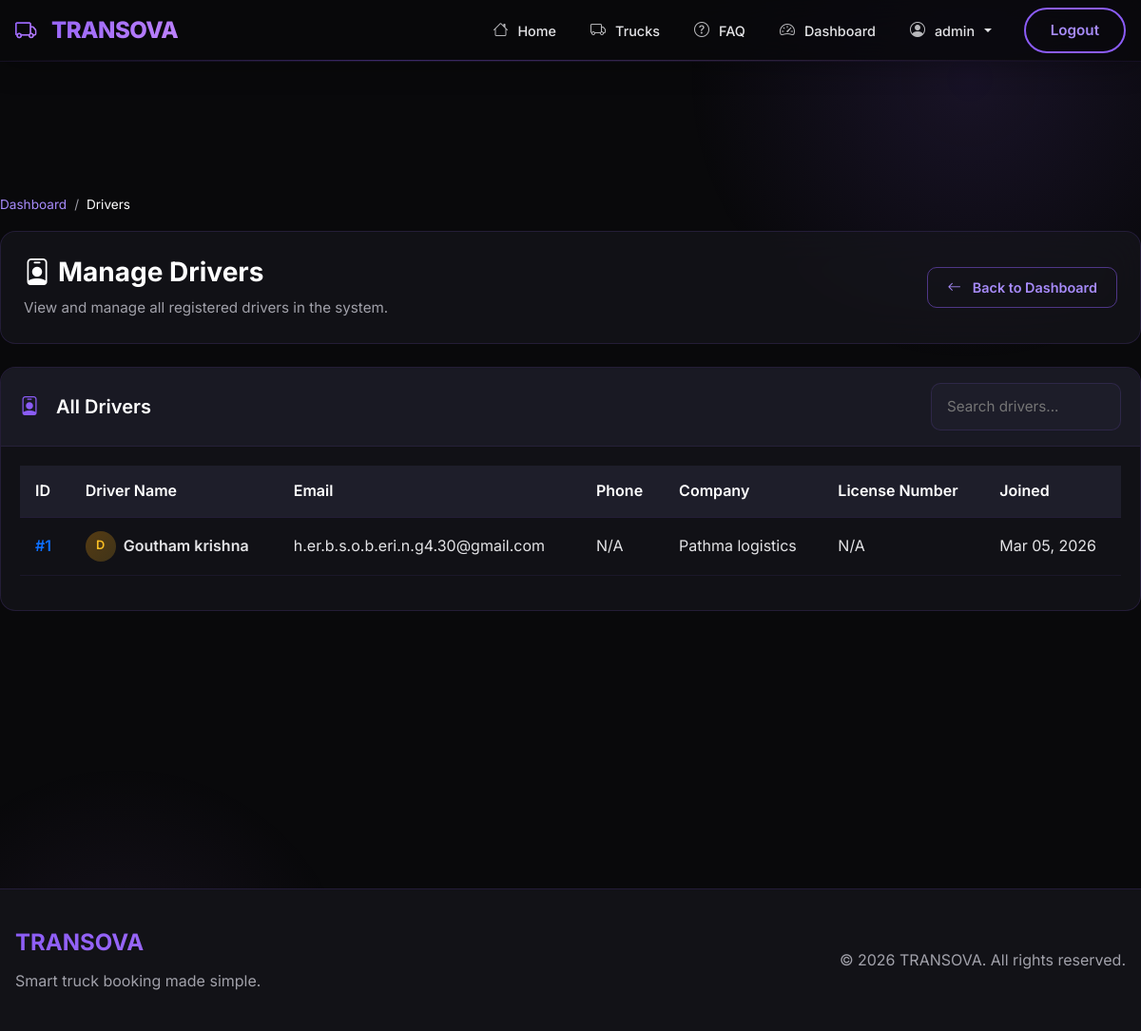
Page /bookings/admin/drivers/ (signed in) on the committed database.
### accounts/models.py (models this page shows, shortened)
class User(AbstractUser):
    ROLE_ADMIN = "ADMIN"
    ROLE_COMPANY = "COMPANY"
    ROLE_CUSTOMER = "CUSTOMER"
    ROLE_DRIVER = "DRIVER"
    ROLE_CHOICES = (
        (ROLE_ADMIN, "Admin"),
        (ROLE_COMPANY, "Company"),
        (ROLE_CUSTOMER, "Customer"),
        (ROLE_DRIVER, "Driver"),
    )
    role = models.CharField(max_length=20, choices=ROLE_CHOICES, default=ROLE_CUSTOMER)
    phone = models.CharField(max_length=20, blank=True)
    address = models.TextField(blank=True)
    profile_picture = models.ImageField(
        upload_to="profile_pics/", blank=True, null=True
    )
    date_of_birth = models.DateField(null=True, blank=True)
    gender = models.CharField(
        max_length=10,
        choices=[
            ("male", "Male"),
            ("female", "Female"),
            ("other", "Other"),
        ],
        blank=True,
    )
    groups = models.ManyToManyField(
        "auth.Group",
        verbose_name="groups",
        blank=True,
        help_text="The groups this user belongs to.",
        related_name="custom_user_set",
        related_query_name="user",
    )
    user_permissions = models.ManyToManyField(
        "auth.Permission",
        verbose_name="user permissions",
        blank=True,
        help_text="Specific permissions for this user.",
        related_name="custom_user_set",
        related_query_name="user",
    )

### fleet/models.py (models this page shows, shortened)
class Driver(models.Model):
    user = models.OneToOneField(
        settings.AUTH_USER_MODEL,
        on_delete=models.CASCADE,
        related_name="driver_profile",
        null=True,
        blank=True,
        db_index=True,  # Index for user lookup
    )
    company = models.ForeignKey(
        Company,
        on_delete=models.CASCADE,
        related_name="drivers",
        db_index=True,  # Index for company-specific queries
    )
    license_number = models.CharField(max_length=50, blank=True)
    license_expiry = models.DateField(null=True, blank=True)
    phone = models.CharField(max_length=20, blank=True)
    address = models.TextField(blank=True)
    date_of_birth = models.DateField(null=True, blank=True)
    profile_picture = models.ImageField(
        upload_to="driver_photos/", blank=True, null=True
    )
    experience_years = models.IntegerField(default=0)
    is_available = models.BooleanField(default=True, db_index=True)
    assigned_truck = models.ForeignKey(
        "Truck",
        on_delete=models.SET_NULL,
        null=True,
        blank=True,
        related_name="assigned_drivers",
    )
    created_at = models.DateTimeField(auto_now_add=True, null=True, blank=True)
    updated_at = models.DateTimeField(auto_now=True, null=True, blank=True)
    class Meta:
        ordering = ["-created_at"]

class Company(models.Model):
    user = models.OneToOneField(
        settings.AUTH_USER_MODEL,
        on_delete=models.CASCADE,
        related_name="company_profile",
    )
    company_name = models.CharField(max_length=255)
    trade_license = models.CharField(max_length=100, blank=True)
    phone = models.CharField(max_length=20, blank=True)
    address = models.TextField(blank=True)
    logo = models.ImageField(upload_to="company_logos/", blank=True, null=True)
    description = models.TextField(blank=True)
    website = models.URLField(blank=True)
    contact_person = models.CharField(max_length=100, blank=True)
    is_approved = models.BooleanField(default=False, db_index=True)
    created_at = models.DateTimeField(auto_now_add=True, null=True, blank=True)
    updated_at = models.DateTimeField(auto_now=True, null=True, blank=True)
    class Meta:
        ordering = ["-created_at"]
        verbose_name_plural = "Companies"

### bookings/views.py (the view)
# urls.py: path("admin/drivers/", admin_drivers, name="admin_drivers"),
@login_required(login_url="/login/")
def admin_drivers(request):
    if not (
        request.user.is_staff
        or request.user.is_superuser
        or request.user.role == "ADMIN"
    ):
        messages.error(request, "You are not authorized to view this page.")
        return redirect("login")
    drivers = Driver.objects.all().select_related("user", "company")
    return render(request, "bookings/admin_drivers.html", {"drivers": drivers})

### bookings/context_processors.py (called while the page is built)
def pending_companies_count(request):
    try:
        if request.user.is_authenticated and (
            request.user.is_staff
            or request.user.is_superuser
            or request.user.role == "ADMIN"
        ):
            return {
                "pending_companies": Company.objects.filter(is_approved=False).count()
            }
    except:
        pass
    return {"pending_companies": 0}

### bookings/templates/bookings/admin_drivers.html (shortened to what this page needs)
{% extends "bookings/admin_base.html" %}
{% block admin_content %}
<nav class="admin-breadcrumb">
    <a href="{% url 'admin_dashboard' %}">Dashboard</a>
    <span class="separator">/</span>
    <span class="current">Drivers</span>
</nav>
<div class="admin-page-header">
    <div class="row align-items-center">
        <div class="col-md-8">
            <h1 class="admin-page-title">
                <i class="bi bi-person-badge me-2"></i>Manage Drivers
            </h1>
            <p class="admin-page-subtitle">View and manage all registered drivers in the system.</p>
        </div>
        <div class="col-md-4 text-md-end">
            <a href="{% url 'admin_dashboard' %}" class="btn btn-admin btn-admin-outline">
                <i class="bi bi-arrow-left me-1"></i> Back to Dashboard
            </a>
        </div>
    </div>
</div>
<div class="row">
    <div class="col-md-12">
        <div class="admin-card">
            <div class="card-header d-flex justify-content-between align-items-center flex-wrap gap-2">
                <h5><i class="bi bi-person-badge me-2"></i>All Drivers</h5>
                <input type="text" class="form-admin" placeholder="Search drivers..." id="driverSearch" style="width: 200px;">
            </div>
            <div class="card-body table-responsive">
                <table class="table admin-table" id="driversTable">
                    <thead>
                        <tr>
                            <th>ID</th>
                            <th>Driver Name</th>
                            <th>Email</th>
                            <th>Phone</th>
                            <th>Company</th>
                            <th>License Number</th>
                            <th>Joined</th>
                        </tr>
                    </thead>
                    <tbody>
                        {% for driver in drivers %}
                        <tr>
                            <td>
                                <span class="text-primary fw-semibold">#{{ driver.id }}</span>
                            </td>
                            <td>
                                <div class="d-flex align-items-center gap-2">
                                    <div class="user-avatar" style="width: 32px; height: 32px; border-radius: 50%; background: linear-gradient(135deg, rgba(245, 158, 11, 0.3), rgba(251, 191, 36, 0.2)); display: flex; align-items: center; justify-content: center; color: #fbbf24; font-weight: 600; font-size: 0.8rem;">
                                        {{ driver.user.username|make_list|first|upper }}
                                    </div>
                                    <span class="fw-semibold">{{ driver.user.get_full_name|default:driver.user.username }}</span>
                                </div>
                            </td>
                            <td>{{ driver.user.email }}</td>
                            <td>{{ driver.phone|default:"N/A" }}</td>
                            <td>{{ driver.company.company_name|default:"N/A" }}</td>
                            <td>{{ driver.license_number|default:"N/A" }}</td>
                            <td>{{ driver.created_at|date:"M d, Y"|default:"N/A" }}</td>
                        </tr>
                        {% endfor %}
                    </tbody>
                </table>
            </div>
        </div>
    </div>
</div>
{% endblock %}

### bookings/templates/bookings/base.html (shortened to what this page needs)
{% load static %}
<!DOCTYPE html>
<html lang="en">
<head>
    <link href="https://cdn.jsdelivr.net/npm/bootstrap@5.3.3/dist/css/bootstrap.min.css" rel="stylesheet">
    <link href="https://cdn.jsdelivr.net/npm/bootstrap-icons@1.11.3/font/bootstrap-icons.css" rel="stylesheet">
    <link rel="stylesheet" href="https://unpkg.com/leaflet@1.9.4/dist/leaflet.css"/>
    <link rel="stylesheet" href="{% static 'css/theme.css' %}">
</head>
<body>
<nav class="navbar navbar-expand-lg kontrek-navbar fixed-top">
    <div class="container">
        <a class="navbar-brand" href="/">
            <i class="bi bi-truck me-2"></i>TRANSOVA
        </a>
        <div class="collapse navbar-collapse" id="nav">
            <ul class="navbar-nav ms-auto align-items-lg-center">
                <li class="nav-item">
                    <a class="nav-link {% if request.path == '/' %}active{% endif %}" href="/">
                        <i class="bi bi-house me-1"></i> Home
                    </a>
                </li>
                <li class="nav-item">
                    <a class="nav-link {% if '/trucks/' in request.path %}active{% endif %}" href="/trucks/">
                        <i class="bi bi-truck me-1"></i> Trucks
                    </a>
                </li>
                <li class="nav-item">
                    <a class="nav-link {% if '/faq/' in request.path %}active{% endif %}" href="/faq/">
                        <i class="bi bi-question-circle me-1"></i> FAQ
                    </a>
                </li>
                {% if user.is_authenticated %}
                    {% if user.is_staff or user.is_superuser or user.role == 'ADMIN' %}
                    <li class="nav-item">
                        <a class="nav-link" href="/bookings/admin-dashboard/">
                            <i class="bi bi-speedometer2 me-1"></i> Dashboard
                        </a>
                    </li>
                    <li class="nav-item dropdown">
                        <a class="nav-link dropdown-toggle" href="#" role="button" data-bs-toggle="dropdown">
                            <i class="bi bi-person-circle me-1"></i> {{ user.username }}
                        </a>
                    </li>
                    {% elif user.role == 'COMPANY' %}
                    <li class="nav-item"><a class="nav-link" href="/fleet/dashboard/"><i class="bi bi-speedometer2 me-1"></i> Dashboard</a></li>
                    {% else %}
                    <li class="nav-item"><a class="nav-link" href="/dashboard/"><i class="bi bi-speedometer2 me-1"></i> Dashboard</a></li>
                    {% endif %}
                    <li class="nav-item">
                        <a class="kontrek-btn-outline ms-lg-3" href="/logout/">Logout</a>
                    </li>
                {% endif %}
            </ul>
        </div>
    </div>
</nav>
<main class="kontrek-container">
    <div class="toast-container position-fixed top-0 end-0 p-3" style="z-index: 9999;">
    </div>
    {% block content %}{% endblock %}
</main>
<footer class="footer-custom">
    <div class="container">
        <div class="row align-items-center">
            <div class="col-md-6">
                <h5 class="footer-brand">TRANSOVA</h5>
                <p class="text-muted mb-0">Smart truck booking made simple.</p>
            </div>
            <div class="col-md-6 text-md-end">
                <p class="text-muted mb-0">&copy; 2026 TRANSOVA. All rights reserved.</p>
            </div>
        </div>
    </div>
</footer>
</body>
</html>

### static/css/theme.css (style rules this page uses)
:root { --bg-primary: #09090b; --bg-secondary: #121217; --bg-card: #18181f; --bg-tertiary: #222230; --bg-input: rgba(34, 34, 48, 0.6); --accent-primary: #8b5cf6; --accent-secondary: #a78bfa; --accent-success: #22c55e; --accent-warning: #f59e0b; --accent-danger: #ef4444; --accent-info: #3b82f6; --text-primary: #ffffff; --text-secondary: #e4e4e7; --text-muted: #a1a1aa; --border-color: rgba(139, 92, 246, 0.15); --border-light: rgba(139, 92, 246, 0.3); --shadow-card: 0 4px 20px rgba(139, 92, 246, 0.1); --shadow-md: 0 8px 30px rgba(0, 0, 0, 0.25); --shadow-lg: 0 20px 50px rgba(139, 92, 246, 0.2); --radius-sm: 8px; --radius-md: 12px; --radius-lg: 16px; --radius-xl: 24px; --radius-full: 50px; --transition-fast: 0.2s ease; --transition-normal: 0.3s ease; }
*, *::before, *::after { margin: 0; padding: 0; box-sizing: border-box; }
html { scroll-behavior: smooth; }
body { background: var(--bg-primary); color: var(--text-primary); font-family: 'Inter', -apple-system, BlinkMacSystemFont, 'Segoe UI', Roboto, sans-serif; min-height: 100vh; overflow-x: hidden; line-height: 1.6; }
body::before { content: ''; position: fixed; top: -20%; right: -10%; width: 600px; height: 600px; background: radial-gradient(circle, rgba(139, 92, 246, 0.12) 0%, transparent 70%); border-radius: 50%; pointer-events: none; z-index: -1; }
body::after { content: ''; position: fixed; bottom: -20%; left: -10%; width: 500px; height: 500px; background: radial-gradient(circle, rgba(192, 132, 252, 0.08) 0%, transparent 70%); border-radius: 50%; pointer-events: none; z-index: -1; }
h1, h2, h3, h4, h5, h6 { color: var(--text-primary); font-weight: 600; line-height: 1.3; margin-bottom: 0.5em; }
h1 { font-size: clamp(2rem, 4vw, 3rem); font-weight: 700; }
p { color: var(--text-secondary); margin-bottom: 1em; }
a { color: var(--accent-secondary); text-decoration: none; transition: color var(--transition-fast); }
.text-muted { color: var(--text-muted) !important; }
.kontrek-navbar, .navbar-custom, .navbar-futuristic { background: rgba(9, 9, 11, 0.85) !important; backdrop-filter: blur(20px) saturate(180%); -webkit-backdrop-filter: blur(20px) saturate(180%); border-bottom: 1px solid rgba(139, 92, 246, 0.1); padding: 0 0; box-shadow: 0 4px 30px rgba(0, 0, 0, 0.3); }
.navbar { position: relative; padding-top: 8px; padding-bottom: 8px; }
.navbar-brand { font-size: 1.5rem; font-weight: 800; background: linear-gradient(135deg, #8b5cf6, #c084fc); -webkit-background-clip: text; -webkit-text-fill-color: transparent; letter-spacing: -0.5px; display: flex; align-items: center; gap: 8px; padding: 0; }
.navbar-brand i { background: linear-gradient(135deg, #8b5cf6, #c084fc); -webkit-background-clip: text; -webkit-text-fill-color: transparent; font-size: 1.4rem; }
.kontrek-navbar::after { content: ''; position: absolute; bottom: 0; left: 0; right: 0; height: 1px; background: linear-gradient(90deg, transparent, rgba(139, 92, 246, 0.4), rgba(192, 132, 252, 0.2), transparent); pointer-events: none; }
.nav-link { color: var(--text-secondary) !important; padding: 10px 18px !important; border-radius: 10px; font-weight: 500; font-size: 0.9rem; transition: all 0.25s ease; position: relative; display: flex; align-items: center; gap: 6px; }
.nav-link i { font-size: 1rem; opacity: 0.8; transition: opacity 0.25s ease; }
.kontrek-btn-outline, .btn-outline-custom { background: transparent; border: 2px solid #8b5cf6; color: var(--accent-secondary); padding: 10px 26px; border-radius: var(--radius-full); font-weight: 600; font-size: 0.95rem; cursor: pointer; transition: all var(--transition-normal); text-decoration: none; display: inline-block; }
.footer-custom, .footer-futuristic, .footer-dark { background: var(--bg-secondary); border-top: 1px solid var(--border-color); padding: 40px 0; }
.footer-brand { background: linear-gradient(135deg, #8b5cf6, #c084fc); -webkit-background-clip: text; -webkit-text-fill-color: transparent; font-weight: 700; font-size: 1.5rem; }
.kontrek-container, .page-container { padding-top: 70px; min-height: 100vh; }
.container { max-width: 1200px; padding-left: 16px; padding-right: 16px; }

### rows in the picture
User: username "admin"
Driver: id "1", user.username|make_list "D", user.get_full_name "Goutham krishna", user.email "h.er.b.s.o.b.eri.n.g4.30@gmail.com", phone "N/A", company.company_name "Pathma logistics", license_number "N/A", created_at "Mar 05, 2026"
